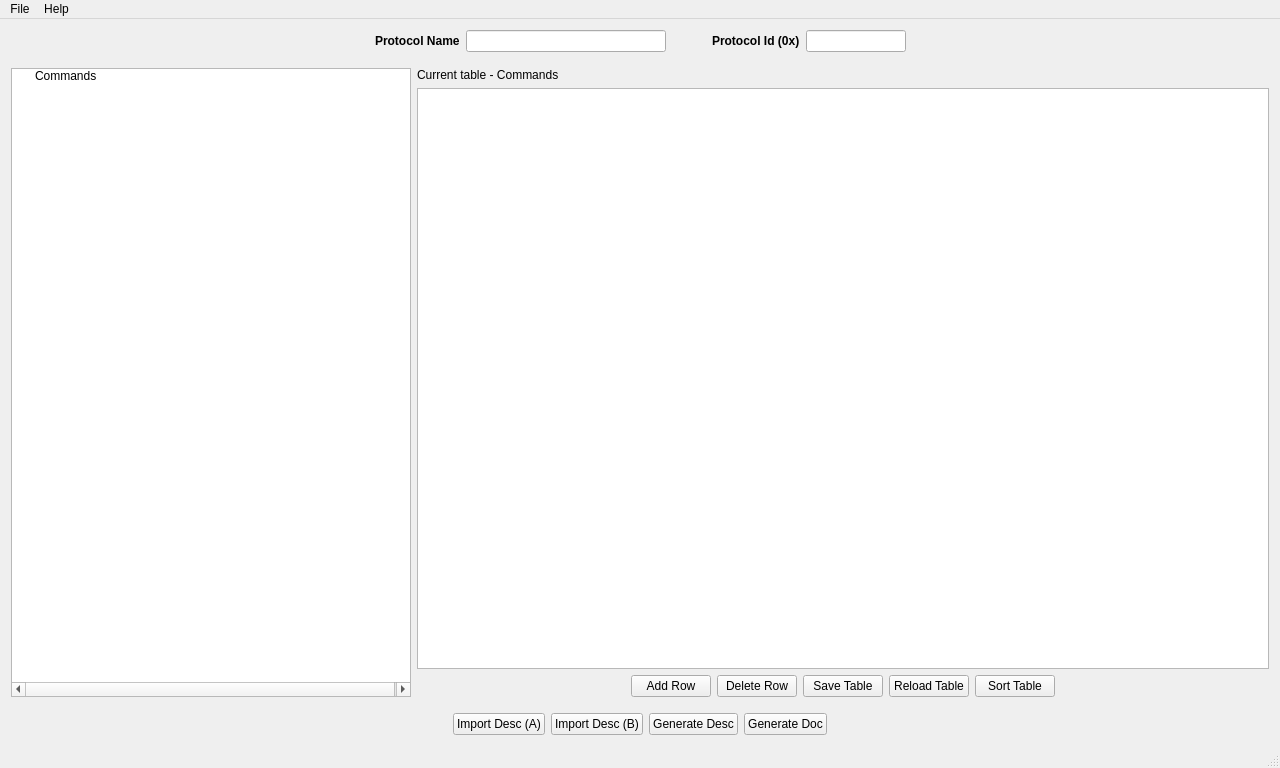
<?xml version="1.0" encoding="UTF-8"?>
<ui version="4.0">
 <class>MainWindow</class>
 <widget class="QMainWindow" name="MainWindow">
  <property name="geometry">
   <rect>
    <x>0</x>
    <y>0</y>
    <width>1280</width>
    <height>768</height>
   </rect>
  </property>
  <property name="minimumSize">
   <size>
    <width>1280</width>
    <height>720</height>
   </size>
  </property>
  <property name="maximumSize">
   <size>
    <width>1920</width>
    <height>1080</height>
   </size>
  </property>
  <property name="windowTitle">
   <string>LCSF_Generator</string>
  </property>
  <property name="windowIcon">
   <iconset>
    <normaloff>../../../Users/JRG/Downloads/app_logo.png</normaloff>../../../Users/JRG/Downloads/app_logo.png</iconset>
  </property>
  <widget class="QWidget" name="centralWidget">
   <layout class="QGridLayout" name="gridLayout">
    <item row="0" column="0">
     <layout class="QHBoxLayout" name="hlHeader">
      <item>
       <spacer name="horizontalSpacer_2">
        <property name="orientation">
         <enum>Qt::Horizontal</enum>
        </property>
        <property name="sizeHint" stdset="0">
         <size>
          <width>40</width>
          <height>20</height>
         </size>
        </property>
       </spacer>
      </item>
      <item>
       <widget class="QLabel" name="labelProtocolName">
        <property name="text">
         <string>&lt;html&gt;&lt;head/&gt;&lt;body&gt;&lt;p&gt;&lt;span style=&quot; font-weight:600;&quot;&gt;Protocol Name&lt;/span&gt;&lt;/p&gt;&lt;/body&gt;&lt;/html&gt;</string>
        </property>
       </widget>
      </item>
      <item>
       <widget class="QLineEdit" name="leProtocolName">
        <property name="maximumSize">
         <size>
          <width>200</width>
          <height>16777215</height>
         </size>
        </property>
        <property name="toolTip">
         <string/>
        </property>
        <property name="maxLength">
         <number>64</number>
        </property>
        <property name="clearButtonEnabled">
         <bool>false</bool>
        </property>
       </widget>
      </item>
      <item>
       <spacer name="horizontalSpacer">
        <property name="orientation">
         <enum>Qt::Horizontal</enum>
        </property>
        <property name="sizeType">
         <enum>QSizePolicy::Fixed</enum>
        </property>
        <property name="sizeHint" stdset="0">
         <size>
          <width>40</width>
          <height>20</height>
         </size>
        </property>
       </spacer>
      </item>
      <item>
       <widget class="QLabel" name="labelProtocolId">
        <property name="font">
         <font>
          <weight>75</weight>
          <bold>true</bold>
         </font>
        </property>
        <property name="text">
         <string>Protocol Id (0x)</string>
        </property>
       </widget>
      </item>
      <item>
       <widget class="QLineEdit" name="leProtocolId">
        <property name="maximumSize">
         <size>
          <width>100</width>
          <height>16777215</height>
         </size>
        </property>
        <property name="toolTip">
         <string/>
        </property>
        <property name="inputMask">
         <string>hhhh</string>
        </property>
        <property name="maxLength">
         <number>4</number>
        </property>
       </widget>
      </item>
      <item>
       <spacer name="horizontalSpacer_7">
        <property name="orientation">
         <enum>Qt::Horizontal</enum>
        </property>
        <property name="sizeHint" stdset="0">
         <size>
          <width>40</width>
          <height>20</height>
         </size>
        </property>
       </spacer>
      </item>
     </layout>
    </item>
    <item row="3" column="0">
     <layout class="QHBoxLayout" name="hlDescOptions"/>
    </item>
    <item row="4" column="0">
     <spacer name="verticalSpacer_3">
      <property name="orientation">
       <enum>Qt::Vertical</enum>
      </property>
      <property name="sizeType">
       <enum>QSizePolicy::Fixed</enum>
      </property>
      <property name="sizeHint" stdset="0">
       <size>
        <width>20</width>
        <height>10</height>
       </size>
      </property>
     </spacer>
    </item>
    <item row="1" column="0">
     <spacer name="verticalSpacer">
      <property name="orientation">
       <enum>Qt::Vertical</enum>
      </property>
      <property name="sizeType">
       <enum>QSizePolicy::Fixed</enum>
      </property>
      <property name="sizeHint" stdset="0">
       <size>
        <width>20</width>
        <height>10</height>
       </size>
      </property>
     </spacer>
    </item>
    <item row="5" column="0">
     <layout class="QHBoxLayout" name="hlDescButtons">
      <item>
       <spacer name="horizontalSpacer_3">
        <property name="orientation">
         <enum>Qt::Horizontal</enum>
        </property>
        <property name="sizeHint" stdset="0">
         <size>
          <width>40</width>
          <height>20</height>
         </size>
        </property>
       </spacer>
      </item>
      <item>
       <widget class="QPushButton" name="pbImportDescA">
        <property name="toolTip">
         <string>Import code from previous description (A point of view)</string>
        </property>
        <property name="autoFillBackground">
         <bool>true</bool>
        </property>
        <property name="text">
         <string>Import Desc (A)</string>
        </property>
        <property name="checkable">
         <bool>false</bool>
        </property>
       </widget>
      </item>
      <item>
       <widget class="QPushButton" name="pbImportDescB">
        <property name="toolTip">
         <string>Import code from previous description (B point of view)</string>
        </property>
        <property name="autoFillBackground">
         <bool>true</bool>
        </property>
        <property name="text">
         <string>Import Desc (B)</string>
        </property>
        <property name="checkable">
         <bool>false</bool>
        </property>
        <property name="checked">
         <bool>false</bool>
        </property>
        <property name="flat">
         <bool>false</bool>
        </property>
       </widget>
      </item>
      <item>
       <widget class="QPushButton" name="pbGenerateDesc">
        <property name="toolTip">
         <string>Generate protocol description</string>
        </property>
        <property name="text">
         <string>Generate Desc</string>
        </property>
       </widget>
      </item>
      <item>
       <widget class="QPushButton" name="pbGenerateDoc">
        <property name="toolTip">
         <string>Generate protocol documentation</string>
        </property>
        <property name="text">
         <string>Generate Doc</string>
        </property>
       </widget>
      </item>
      <item>
       <spacer name="horizontalSpacer_4">
        <property name="orientation">
         <enum>Qt::Horizontal</enum>
        </property>
        <property name="sizeHint" stdset="0">
         <size>
          <width>40</width>
          <height>20</height>
         </size>
        </property>
       </spacer>
      </item>
     </layout>
    </item>
    <item row="2" column="0">
     <layout class="QHBoxLayout" name="hlCmd" stretch="0,1">
      <item>
       <widget class="QTreeWidget" name="twDescTreeView">
        <property name="minimumSize">
         <size>
          <width>0</width>
          <height>0</height>
         </size>
        </property>
        <property name="maximumSize">
         <size>
          <width>400</width>
          <height>16777215</height>
         </size>
        </property>
        <property name="toolTip">
         <string>Tree showing the protocol commands and attributes</string>
        </property>
        <property name="sizeAdjustPolicy">
         <enum>QAbstractScrollArea::AdjustToContents</enum>
        </property>
        <property name="autoScroll">
         <bool>false</bool>
        </property>
        <property name="alternatingRowColors">
         <bool>true</bool>
        </property>
        <property name="selectionBehavior">
         <enum>QAbstractItemView::SelectItems</enum>
        </property>
        <property name="headerHidden">
         <bool>true</bool>
        </property>
        <attribute name="headerVisible">
         <bool>false</bool>
        </attribute>
        <attribute name="headerMinimumSectionSize">
         <number>400</number>
        </attribute>
        <attribute name="headerDefaultSectionSize">
         <number>700</number>
        </attribute>
        <attribute name="headerStretchLastSection">
         <bool>true</bool>
        </attribute>
        <column>
         <property name="text">
          <string>Description architecture</string>
         </property>
        </column>
        <item>
         <property name="text">
          <string>Commands</string>
         </property>
        </item>
       </widget>
      </item>
      <item>
       <layout class="QVBoxLayout" name="vlCmdTable">
        <item>
         <widget class="QLabel" name="labelDescTableName">
          <property name="text">
           <string>&lt;html&gt;&lt;head/&gt;&lt;body&gt;&lt;p&gt;Current table - Commands&lt;/p&gt;&lt;/body&gt;&lt;/html&gt;</string>
          </property>
         </widget>
        </item>
        <item>
         <widget class="QTableWidget" name="twDescTableView">
          <property name="minimumSize">
           <size>
            <width>0</width>
            <height>0</height>
           </size>
          </property>
          <property name="toolTip">
           <string>Show the currently selected table</string>
          </property>
          <property name="selectionMode">
           <enum>QAbstractItemView::SingleSelection</enum>
          </property>
          <attribute name="horizontalHeaderDefaultSectionSize">
           <number>125</number>
          </attribute>
          <attribute name="horizontalHeaderStretchLastSection">
           <bool>true</bool>
          </attribute>
          <attribute name="verticalHeaderStretchLastSection">
           <bool>false</bool>
          </attribute>
         </widget>
        </item>
        <item>
         <layout class="QHBoxLayout" name="vlCmdTableButtons">
          <item>
           <spacer name="horizontalSpacer_5">
            <property name="orientation">
             <enum>Qt::Horizontal</enum>
            </property>
            <property name="sizeHint" stdset="0">
             <size>
              <width>40</width>
              <height>20</height>
             </size>
            </property>
           </spacer>
          </item>
          <item>
           <widget class="QPushButton" name="pbAddTableLine">
            <property name="toolTip">
             <string>Add a row at the end of the table</string>
            </property>
            <property name="text">
             <string>Add Row</string>
            </property>
           </widget>
          </item>
          <item>
           <widget class="QPushButton" name="pbDeleteTableLine">
            <property name="toolTip">
             <string>Delete currently selected row</string>
            </property>
            <property name="text">
             <string>Delete Row</string>
            </property>
           </widget>
          </item>
          <item>
           <widget class="QPushButton" name="pbSaveTable">
            <property name="toolTip">
             <string>Save table modifications</string>
            </property>
            <property name="text">
             <string>Save Table</string>
            </property>
           </widget>
          </item>
          <item>
           <widget class="QPushButton" name="pbRefreshTable">
            <property name="sizePolicy">
             <sizepolicy hsizetype="Fixed" vsizetype="Fixed">
              <horstretch>0</horstretch>
              <verstretch>0</verstretch>
             </sizepolicy>
            </property>
            <property name="minimumSize">
             <size>
              <width>0</width>
              <height>0</height>
             </size>
            </property>
            <property name="toolTip">
             <string>Reload table and cancel unsaved modifications</string>
            </property>
            <property name="text">
             <string>Reload Table</string>
            </property>
           </widget>
          </item>
          <item>
           <widget class="QPushButton" name="pbSortTable">
            <property name="toolTip">
             <string>Sort table elements by ascending order of id (will refresh the tree)</string>
            </property>
            <property name="text">
             <string>Sort Table</string>
            </property>
           </widget>
          </item>
          <item>
           <spacer name="horizontalSpacer_6">
            <property name="orientation">
             <enum>Qt::Horizontal</enum>
            </property>
            <property name="sizeHint" stdset="0">
             <size>
              <width>40</width>
              <height>20</height>
             </size>
            </property>
           </spacer>
          </item>
         </layout>
        </item>
       </layout>
      </item>
     </layout>
    </item>
   </layout>
  </widget>
  <widget class="QMenuBar" name="menuBar">
   <property name="geometry">
    <rect>
     <x>0</x>
     <y>0</y>
     <width>1280</width>
     <height>21</height>
    </rect>
   </property>
   <widget class="QMenu" name="menuHelp">
    <property name="title">
     <string>Help</string>
    </property>
    <addaction name="actionDocumentation"/>
    <addaction name="actionAbout"/>
   </widget>
   <widget class="QMenu" name="menuFile">
    <property name="title">
     <string>File</string>
    </property>
    <addaction name="actionNew_protocol"/>
    <addaction name="actionLoad_protocol"/>
    <addaction name="actionSave_protocol"/>
   </widget>
   <addaction name="menuFile"/>
   <addaction name="menuHelp"/>
  </widget>
  <widget class="QStatusBar" name="statusBar"/>
  <action name="actionNew_protocol">
   <property name="text">
    <string>New protocol</string>
   </property>
   <property name="shortcut">
    <string>Ctrl+N</string>
   </property>
  </action>
  <action name="actionDocumentation">
   <property name="text">
    <string>Documentation</string>
   </property>
  </action>
  <action name="actionAbout">
   <property name="text">
    <string>About</string>
   </property>
  </action>
  <action name="actionLoad_protocol">
   <property name="text">
    <string>Load protocol</string>
   </property>
   <property name="shortcut">
    <string>Ctrl+O</string>
   </property>
  </action>
  <action name="actionSave_protocol">
   <property name="text">
    <string>Save protocol</string>
   </property>
   <property name="shortcut">
    <string>Ctrl+S</string>
   </property>
  </action>
 </widget>
 <layoutdefault spacing="6" margin="11"/>
 <resources/>
 <connections/>
</ui>
